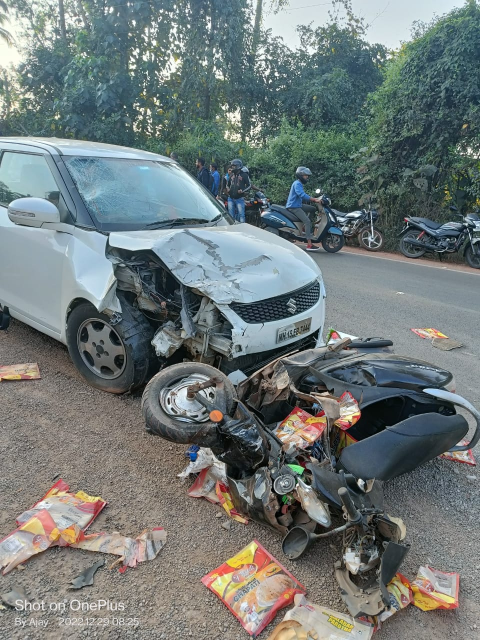
#> input picture trained_models/samples/bike-car.png, 960 x 1280 px (shown at 1/2 size)
$ python -i tamper.py   (imports and definitions only)
#> lines starting #> are read from the running program, lines starting #| are printed output that depends on the picture; after the words box and inside, x2 and y2 are one past the last pixel; in counts of white or black regions, pixels touching at a corner belong together
#> further down, picture is the input picture: shape (1280, 960, 3); mean B, G, R 121.2, 121.7, 113
import numpy as np
import cv2
import matplotlib.pyplot as plt
from config import MIN_TAMPER_CONF,ROBOFLOW_API_KEY

fgbg = cv2.createBackgroundSubtractorMOG2()
kernel = np.ones((5, 5), np.uint8)

def detect_temper_dummy(frame):
    return {'tamper': True}

def detect_tamper(frame):
    if (frame is None):
        return {'tamper': False}

    a = 0
    bounding_rect = []
    fgmask = fgbg.apply(frame)
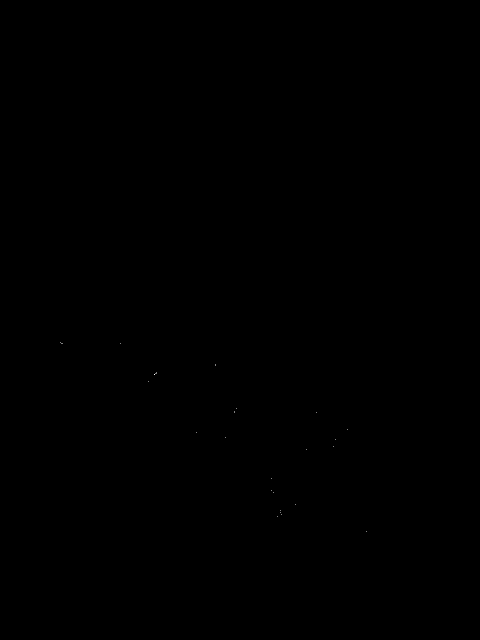
#> fgmask: shape (1280, 960) (shown at 1/2 size); values 127 (black) and 255 (white), 0% white in thin lines or dots, all inside (x1, y1, x2, y2) = (121, 685, 733, 1064)
    fgmask = cv2.erode(fgmask, kernel, iterations=5)
#> fgmask: shape (1280, 960); every value is 127
    fgmask = cv2.dilate(fgmask, kernel, iterations=5)

    contours, _ = cv2.findContours(fgmask, cv2.RETR_TREE, cv2.CHAIN_APPROX_SIMPLE)
#> contours = [[[0, 0], [0, 1279], [959, 1279], [959, 0]]]
    for i in range(len(contours)):
        bounding_rect.append(cv2.boundingRect(contours[i]))
#> this loop made 1 pass
#> after the loop, bounding_rect = [(0, 0, 960, 1280)]

    # print("Obstacles:", len(contours))

    THRESHOLD = 90
    for i in range(len(contours)):
        if bounding_rect[i][2] >= THRESHOLD or bounding_rect[i][3] >= THRESHOLD:
            a = a + (bounding_rect[i][2]) * bounding_rect[i][3]
#> this loop made 1 pass
#> a on pass 1: 1228800
#> after the loop, a = 1228800

    tampered = True if a >= int(frame.shape[0]) * int(frame.shape[1]) / 3 else False
#> tampered = True
    if tampered:
        print("Tampered")
    return {'tamper': tampered }

>>> import cv2
>>> picture = cv2.imread('../../trained_models/samples/bike-car.png')
>>> result = detect_tamper(picture)
#> result = {'tamper': True}
